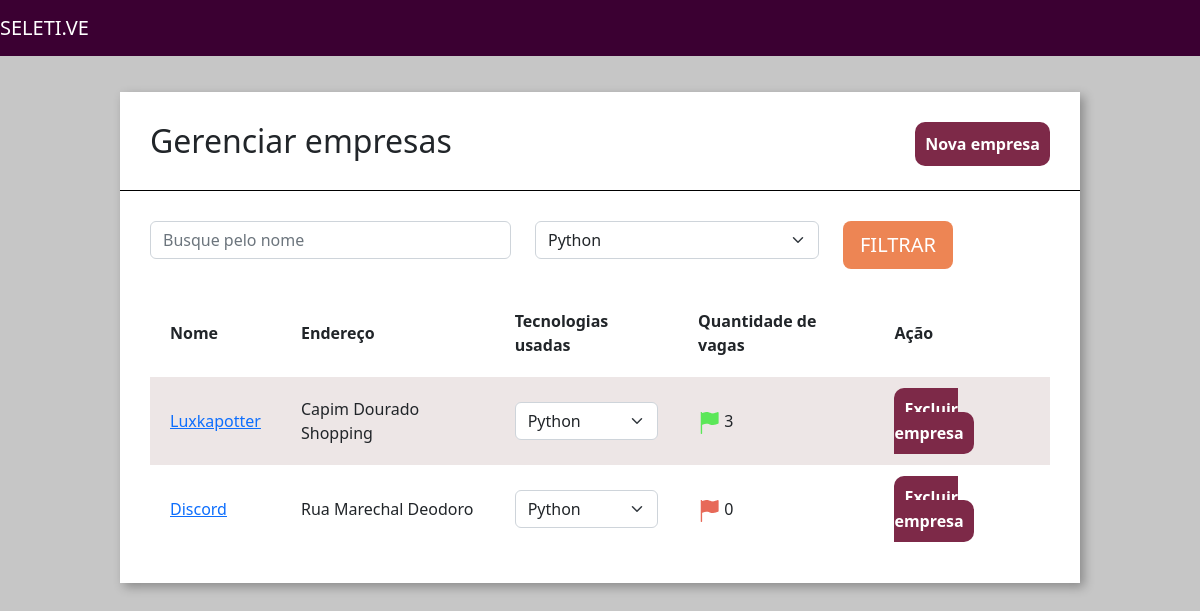
The app's page /home/empresas with its own data.
### empresa/models.py (models this page shows, shortened)
class Empresa(models.Model):
    choices_nicho_mercado = (
        ('M', 'Marketing'),
        ('N', 'Nutrição'),
        ('D', 'Design')
    )
    logo = models.ImageField(upload_to='logo_empresa', null=True)
    nome = models.CharField(max_length=30)
    email = models.EmailField()
    cidade = models.CharField(max_length=30)
    tecnologias = models.ManyToManyField(Tecnologias)
    endereco = models.CharField(max_length=30)
    caracteristica_empresa = models.TextField()
    nicho_mercado = models.CharField(max_length=3, choices=choices_nicho_mercado)
    def qtd_vagas(self):
        return Vagas.objects.filter(empresa__id=self.id).count()

### empresa/views.py (the view)
# urls.py: path('empresas', views.empresas, name='empresa'),
def empresas(request):
    tecnologias_filtrar = request.GET.get('tecnologias')
    nome_filtrar = request.GET.get('nome')
    empresas = Empresa.objects.all()
    if tecnologias_filtrar:
        empresas = empresas.filter(tecnologias=tecnologias_filtrar)
    if nome_filtrar:
        empresas = empresas.filter(nome__icontains=nome_filtrar)
    tecnologias = Tecnologias.objects.all()
    return render(request, 'empresa.html', {'empresas':empresas, 'tecnologias':tecnologias})

### empresa/models.py (called while the page is built)
    def __str__(self):
        return self.tecnologia

### empresa/templatetags/filtro.py (called while the page is built)
@register.filter(name='is_par')
def is_par(valor):
    return True if valor % 2 == 0 else False

### empresa/templates/empresa.html (shortened to what this page needs)
{% extends 'base.html' %}
{% load static %}
{% load filtro %}
{% block 'head' %}
    <link rel="stylesheet" href="{% static 'empresa/css/empresas.css' %}">
{% endblock %}
{% block 'body' %}
    <div class="wrapper">
        <div class="box">
            <div class="header-box">
                <h2 class="titulo">Gerenciar empresas</h2>
                <a href="{% url 'nova_empresa' %}" class="btn-nova-empresa">Nova empresa</a>
            </div>
            <div class="borda-box"></div>
            <div class="body-box">
                <form action="{% url 'empresa' %}" method="GET"> {% csrf_token %}
                <div class="row">
                        <div class="col-md-5">
                            <input type="text" placeholder="Busque pelo nome" class="form-control" name="nome">
                        </div>
                        <div class="col-md-4">
                            <select class="form-select" name="tecnologias">
                                {% for tech in tecnologias %}
                                    <option value="{{tech.id}}">{{tech}}</option>
                                {% endfor %}
                            </select>
                        </div>
                    <div class="col-md-3">
                        <input type="submit" value="FILTRAR" class="btn btn-lg btn-orange">
                    </div>
                </div>
                </form>
                <table class="tabela" cellpadding="20">
                    <tr>
                        <th>Nome</th>
                        <th>Endereço</th>
                        <th>Tecnologias usadas</th>
                        <th>Quantidade de vagas</th>
                        <th>Ação</th>
                    </tr>
                        {% for empresa in empresas %}
                            <tr {% if not forloop.counter|is_par %} class="tabela-linha" {% endif %}>
                                <td><a href="{% url 'empresa_unica' empresa.id %}">{{empresa.nome}}</a></td>
                                <td>{{empresa.endereco}}</td>
                                <td>
                                    <select class="form-select">
                                        {% for tech in empresa.tecnologias.all %}
                                            <option>{{tech}}</option>
                                        {% endfor %}
                                    </select>
                                </td>
                                <td>
                                    {% if empresa.qtd_vagas > 0 %}
                                        <img src="{% static 'empresa/img/flag_green.png' %}" alt="">
                                    {% else %}
                                        <img src="{% static 'empresa/img/flag_red.png' %}" alt="">
                                    {% endif %}
                                    {{empresa.qtd_vagas}}
                                </td>
                                <td>
                                    <a class="btn-excluir" href="{% url 'excluir_empresa' empresa.id %}">Excluir empresa</a>
                                </td>
                            </tr>
                        {% endfor %}
                </table>
            </div>
        </div>
    </div>
{% endblock%}

### templates/static/base/css/base.css (style rules this page uses)
body { background-color: #C6C6C6 !important; }

### templates/static/empresa/css/empresas.css (style rules this page uses)
.wrapper { margin-top: 3%; display: flex; flex-direction: row; justify-content: center; align-items: center; }
.box { width: 80vw; background: #fff; box-shadow: 4px 4px 10px rgba(0,0,0,.3); }
.titulo { display: inline; }
.btn-nova-empresa { float: right; text-decoration: none; color: white; background-color: #7D2948; padding: 10px; border-radius: 10px; font-weight: bold; }
.header-box { padding: 30px; }
.borda-box { border-top: 1px solid black; }
.body-box { padding: 30px; }
.btn-orange { background-color: #ED8554; color: white; }
.tabela { width: 100%; margin-top: 20px; }
.tabela-linha { background-color: #EDE6E6; }
.btn-excluir { text-decoration: none; color: white; background-color: #7D2948; padding: 10px; border-radius: 10px; font-weight: bold; }

### records on screen
Empresa: nome "Luxkapotter", endereco "Capim Dourado Shopping", qtd_vagas "3"
Empresa: nome "Discord", endereco "Rua Marechal Deodoro", qtd_vagas "0"

### other values on screen
form field tecnologias "Python"
form field value "Python"
